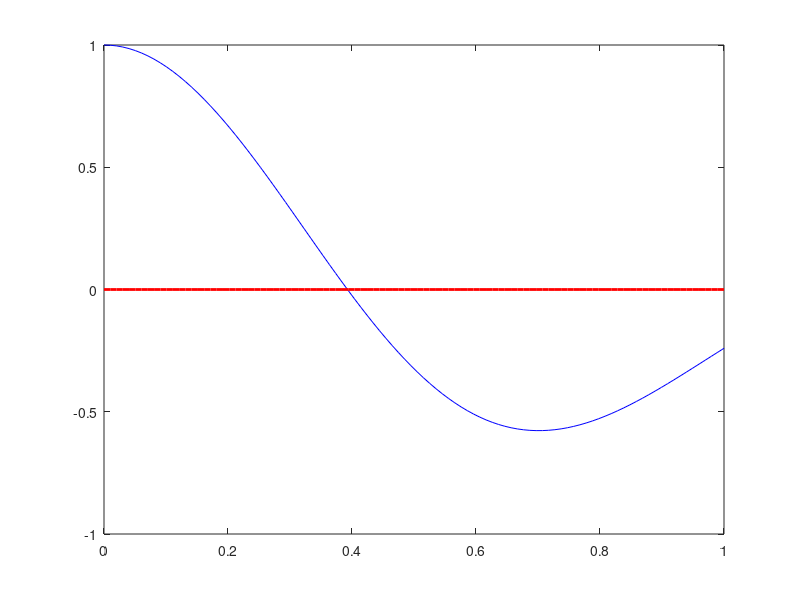

Source code (MATLAB):
%Equazione e soluzione
clc
clear all
x=linspace(0,1);
y1=exp(-1.*(x.^2)).*cos(4.*x);
y2=0.*x;
figure
plot(x,y1,'b',x,y2,'r','linewidth',2);